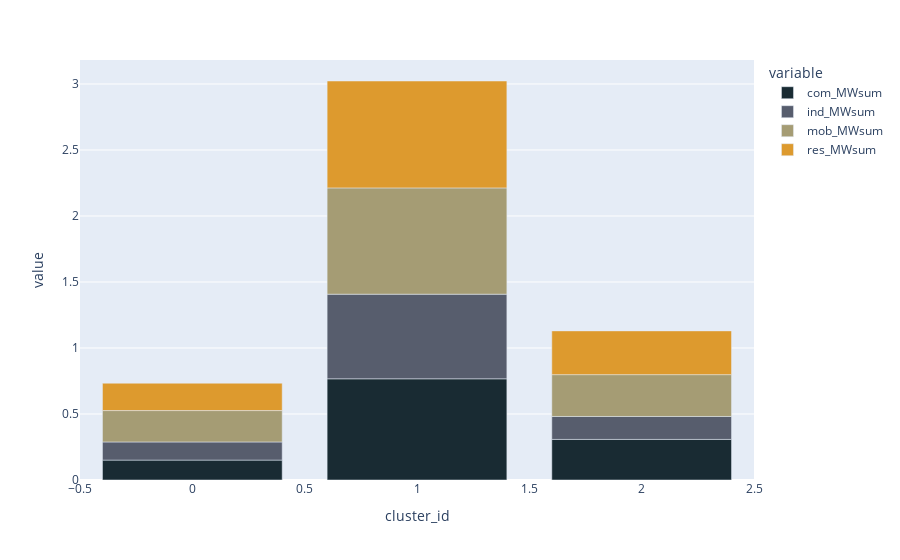

Notebook cell for this chart:
### Code cell
fig = px.bar(mean_cluster, x = 'cluster_id', y = ['com_MWsum', 'ind_MWsum', 'mob_MWsum', 'res_MWsum'], color_discrete_sequence=['#192b33', '#575d6d', '#a59c74','#dd9a2e', '#fee838'])
#fig.update_layout(barmode='group')
fig.show()

### Figure 1 — Plotly figure (JSON) as saved in the notebook; plotly's stock layout.template omitted (floating-point values rounded to 4 significant figures)
{"data": [{"alignmentgroup": "True", "hovertemplate": "variable=com_MWsum<br>cluster_id=%{x}<br>value=%{y}<extra></extra>", "legendgroup": "com_MWsum", "marker": {"color": "#192b33"}, "name": "com_MWsum", "offsetgroup": "com_MWsum", "orientation": "v", "showlegend": true, "textposition": "auto", "type": "bar", "x": [0, 1, 2], "xaxis": "x", "y": [0.1506, 0.7666, 0.3074], "yaxis": "y"}, {"alignmentgroup": "True", "hovertemplate": "variable=ind_MWsum<br>cluster_id=%{x}<br>value=%{y}<extra></extra>", "legendgroup": "ind_MWsum", "marker": {"color": "#575d6d"}, "name": "ind_MWsum", "offsetgroup": "ind_MWsum", "orientation": "v", "showlegend": true, "textposition": "auto", "type": "bar", "x": [0, 1, 2], "xaxis": "x", "y": [0.1375, 0.641, 0.1738], "yaxis": "y"}, {"alignmentgroup": "True", "hovertemplate": "variable=mob_MWsum<br>cluster_id=%{x}<br>value=%{y}<extra></extra>", "legendgroup": "mob_MWsum", "marker": {"color": "#a59c74"}, "name": "mob_MWsum", "offsetgroup": "mob_MWsum", "orientation": "v", "showlegend": true, "textposition": "auto", "type": "bar", "x": [0, 1, 2], "xaxis": "x", "y": [0.2378, 0.8053, 0.3169], "yaxis": "y"}, {"alignmentgroup": "True", "hovertemplate": "variable=res_MWsum<br>cluster_id=%{x}<br>value=%{y}<extra></extra>", "legendgroup": "res_MWsum", "marker": {"color": "#dd9a2e"}, "name": "res_MWsum", "offsetgroup": "res_MWsum", "orientation": "v", "showlegend": true, "textposition": "auto", "type": "bar", "x": [0, 1, 2], "xaxis": "x", "y": [0.2074, 0.8097, 0.3314], "yaxis": "y"}], "layout": {"barmode": "relative", "legend": {"title": {"text": "variable"}, "tracegroupgap": 0}, "margin": {"t": 60}, "xaxis": {"anchor": "y", "domain": [0, 1], "title": {"text": "cluster_id"}}, "yaxis": {"anchor": "x", "domain": [0, 1], "title": {"text": "value"}}}}
